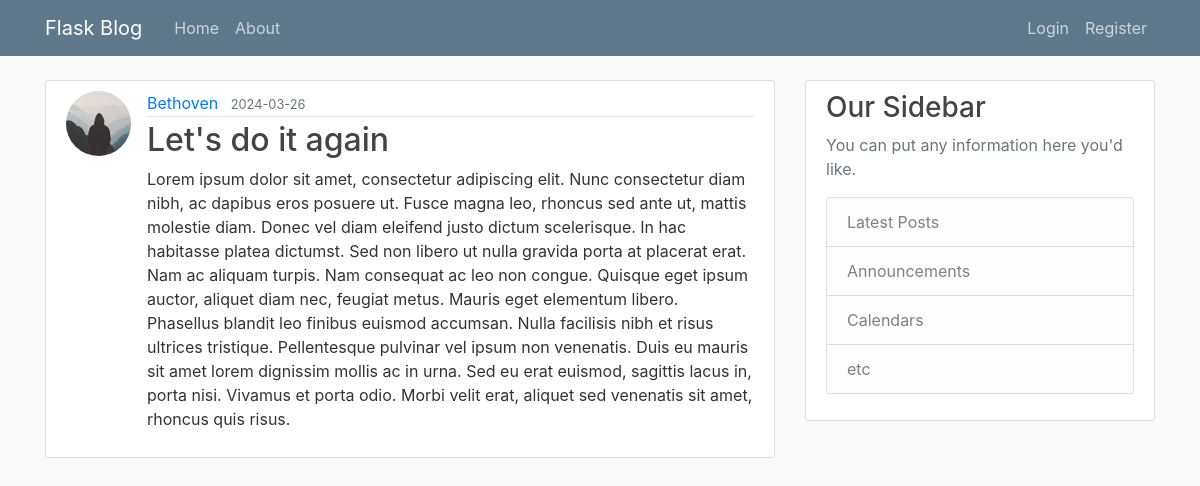
Page /post/13 on the committed database.
### flaskblog/models.py (models this page shows, shortened)
class User(db.Model, UserMixin):
    id = db.Column(db.Integer, primary_key=True)
    username = db.Column(db.String(20), unique=True, nullable=False)
    email = db.Column(db.String(120), unique=True, nullable=False)
    image_file = db.Column(db.String(20), nullable=False, default='default.jpg')
    password = db.Column(db.String(60), nullable=False)
    posts = db.relationship('Post', backref='author', lazy=True)

class Post(db.Model):
    id = db.Column(db.Integer, primary_key=True)
    title = db.Column(db.String(100), nullable=False)
    date_posted = db.Column(db.DateTime, nullable=False, default=datetime.utcnow)
    content = db.Column(db.Text, nullable=False)
    user_id = db.Column(db.Integer, db.ForeignKey('user.id'), nullable=False)

### flaskblog/routes.py (the view)
@app.route("/post/<int:post_id>", methods=['GET', 'POST'])
def post(post_id):
    post = Post.query.get_or_404(post_id)
    return render_template('post.html', title=post.title, post=post)

### flaskblog/templates/post.html (shortened to what this page needs)
{% extends "layout.html" %}
{% block content %}
  <article class="media content-section">
    <img class="rounded-circle article-img" src="{{ url_for('static', filename='profile_pics/' + post.author.image_file) }}">
    <div class="media-body">
      <div class="article-metadata">
        <a class="mr-2" href="{{ url_for('user_posts', username=post.author.username) }}">{{ post.author.username }}</a>
        <small class="text-muted">{{ post.date_posted.strftime('%Y-%m-%d') }}</small>
      </div>
      <h2 class="article-title">{{ post.title }}</h2>
      <p class="article-content">{{ post.content }}</p>
    </div>
  </article>
{% endblock content %}

### flaskblog/static/main.css (style rules this page uses)
body { background: #fafafa; color: #333333; margin-top: 5rem; }
h1, h2, h3, h4, h5, h6 { color: #444444; }
.content-section { background: #ffffff; padding: 10px 20px; border: 1px solid #dddddd; border-radius: 3px; margin-bottom: 20px; }
.article-title { color: #444444; }
.article-content { white-space: pre-line; }
.article-img { height: 65px; width: 65px; margin-right: 16px; }
.article-metadata { padding-bottom: 1px; margin-bottom: 4px; border-bottom: 1px solid #e3e3e3 }

### rows in the picture
User: image_file (placeholder picture), author.username "Bethoven"
Post: date_posted "2024-03-26", title "Let's do it again", content "Lorem ipsum dolor sit amet, consectetur adipiscing elit. Nunc consectetur diam nibh, ac dapibus eros posuere ut. Fusce magna leo, rhoncus sed ante ut, mattis molestie diam. Donec vel diam eleifend justo dictum scelerisque. In hac habitasse platea dictumst. Sed non libero ut nulla gravida porta at placerat erat. Nam ac aliquam turpis. Nam consequat ac leo non congue. Quisque eget ipsum auctor, aliquet diam nec, feugiat metus. Mauris eget elementum libero. Phasellus blandit leo finibus euismod accumsan. Nulla facilisis nibh et risus ultrices tristique. Pellentesque pulvinar vel ipsum non venenatis. Duis eu mauris sit amet lorem dignissim mollis ac in urna. Sed eu erat euismod, sagittis lacus…"
